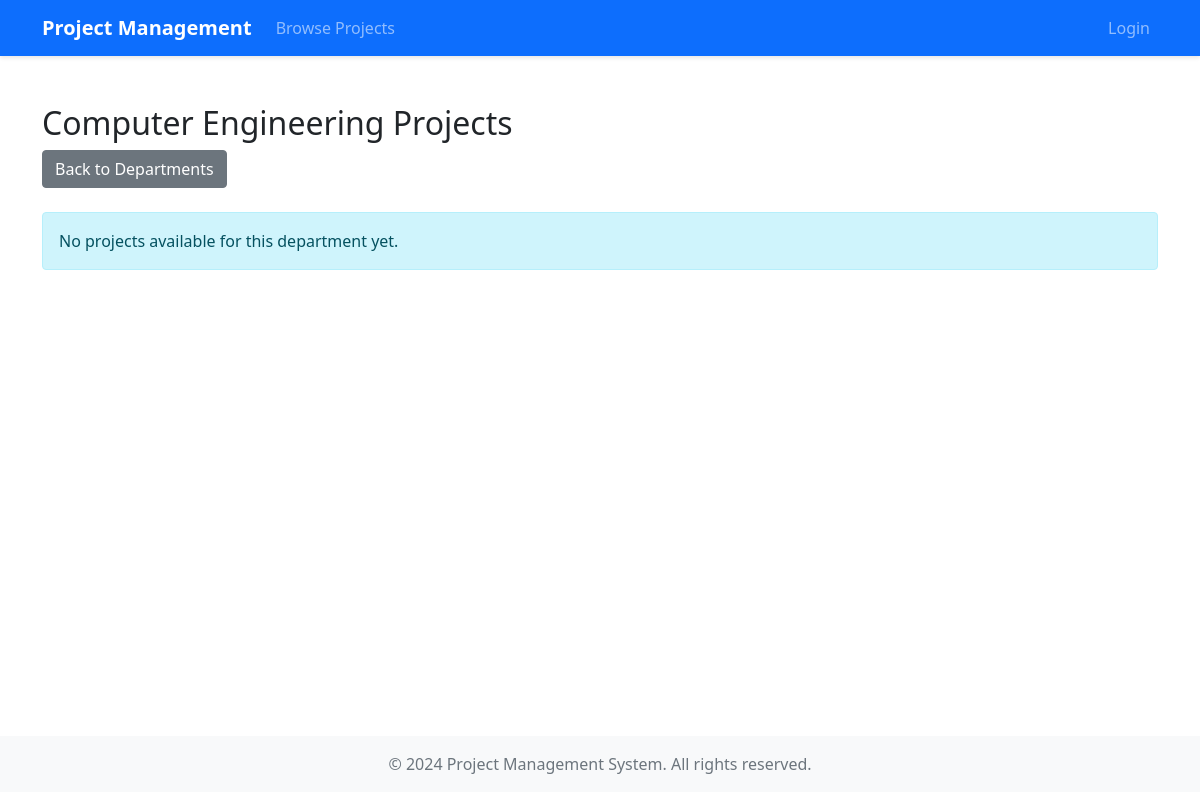
The page /departments/COMP/ on the database as committed earlier.
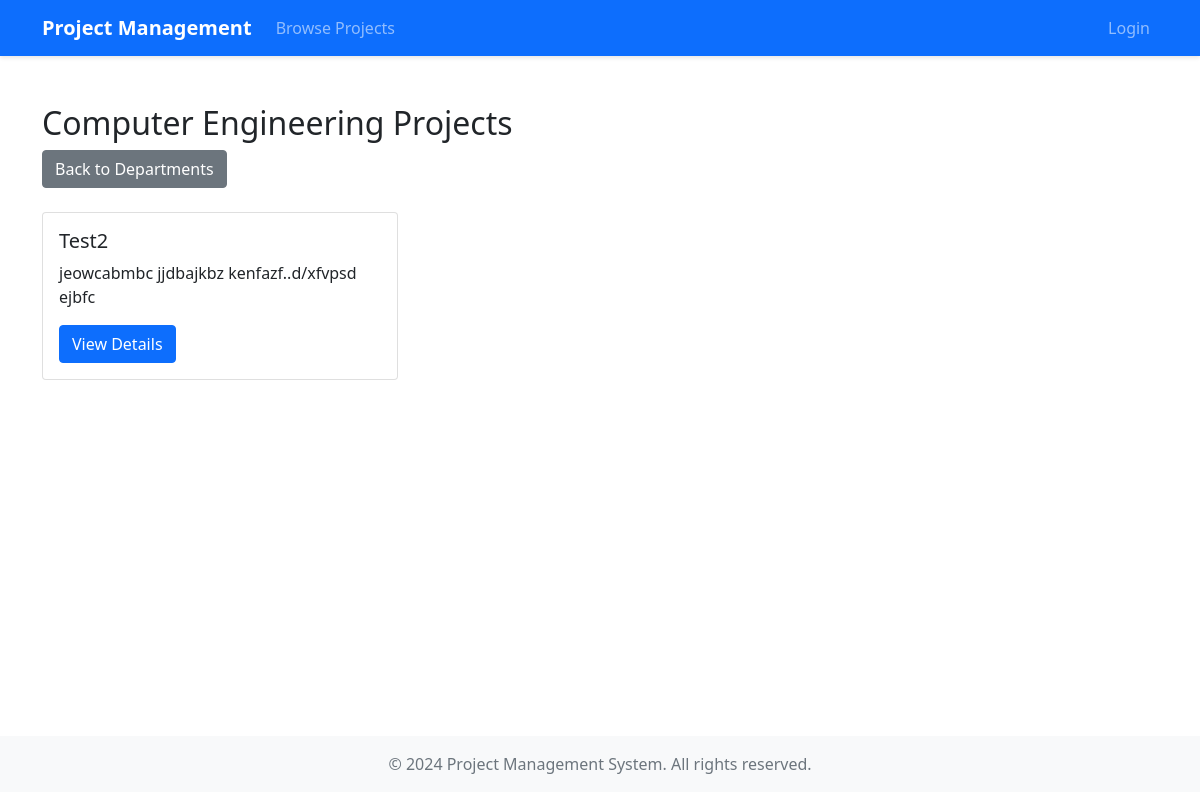
The same page on the database as committed later.
### core/models.py (models this page shows, shortened)
class Project(models.Model):
    title = models.CharField(max_length=255)
    student = models.ForeignKey(Student, on_delete=models.CASCADE, related_name='projects')
    description = models.TextField()
    video = models.FileField(upload_to='project_videos/')
    created_at = models.DateTimeField(auto_now_add=True)
    updated_at = models.DateTimeField(auto_now=True)

### core/views.py (the view)
# urls.py: path('departments/<str:department_code>/', views.department_projects, name='department_projects'),
def department_projects(request, department_code):
    department_name = dict(Faculty.DEPARTMENT_CHOICES)[department_code]
    projects = Project.objects.filter(
        student__faculty__department=department_code
    ).order_by('-created_at')
    return render(request, 'core/department_projects.html', {
        'department_name': department_name,
        'projects': projects
    })

### templates/core/department_projects.html (shortened to what this page needs)
{% extends 'core/base.html' %}
{% block content %}
<div class="container mt-4">
    <div class="row">
        <div class="col-12 mb-4">
            <h2>{{ department_name }} Projects</h2>
            <a href="{% url 'department_selection' %}" class="btn btn-secondary">Back to Departments</a>
        </div>
    </div>
    <div class="row">
        {% if projects %}
            {% for project in projects %}
            <div class="col-md-4 mb-4">
                <div class="card h-100">
                    <div class="card-body">
                        <h5 class="card-title">{{ project.title }}</h5>
                        <p class="card-text">{{ project.description|truncatechars:100 }}</p>
                        <button type="button" class="btn btn-primary" data-bs-toggle="modal" data-bs-target="#projectModal{{ project.id }}">
                            View Details
                        </button>
                    </div>
                </div>
            </div>
            {% endfor %}
        {% else %}
            <div class="col-12">
                <div class="alert alert-info">
                    No projects available for this department yet.
                </div>
            </div>
        {% endif %}
    </div>
</div>
{% endblock %}

### templates/core/base.html (shortened to what this page needs)
<!DOCTYPE html>
<html lang="en">
<head>
    <link href="https://cdn.jsdelivr.net/npm/bootstrap@5.1.3/dist/css/bootstrap.min.css" rel="stylesheet">
</head>
<body>
    <nav class="navbar navbar-expand-lg navbar-dark bg-primary">
        <div class="container">
            <a class="navbar-brand" href="{% url 'home' %}">Project Management</a>
            <div class="collapse navbar-collapse" id="navbarNav">
                <ul class="navbar-nav me-auto">
                    <li class="nav-item">
                        <a class="nav-link" href="{% url 'department_selection' %}">Browse Projects</a>
                    </li>
                </ul>
                <ul class="navbar-nav">
                    {% if user.is_authenticated %}
                        {% if user.student %}
                            <li class="nav-item">
                                <a class="nav-link" href="{% url 'dashboard' %}">My Projects</a>
                            </li>
                        {% elif user.faculty %}
                            <li class="nav-item">
                                <a class="nav-link" href="{% url 'dashboard' %}">Faculty Dashboard</a>
                            </li>
                        {% endif %}
                        <li class="nav-item">
                            <a class="nav-link" href="{% url 'logout' %}">Logout</a>
                        </li>
                    {% else %}
                        <li class="nav-item">
                            <a class="nav-link" href="{% url 'login' %}">Login</a>
                        </li>
                    {% endif %}
                </ul>
            </div>
        </div>
    </nav>
    <div class="main-content py-4">
        {% block content %}
        {% endblock %}
    </div>
    <footer class="bg-light py-3">
        <div class="container text-center">
            <p class="text-muted mb-0">© 2024 Project Management System. All rights reserved.</p>
        </div>
    </footer>
</body>
</html>

### templates/core/base.html (style rules this page uses)
.navbar { box-shadow: 0 2px 4px rgba(0,0,0,.1); }
.navbar-brand { font-weight: bold; }
.nav-link { font-weight: 500; }
.main-content { min-height: calc(100vh - 120px); }

Rows that differ between the two databases and show on the page:
added Project: title "Test2", description "jeowcabmbc jjdbajkbz kenfazf..d/xfvpsd ejbfc"
Other text that changed with them:
text no longer shown: "No projects available for this department yet."
